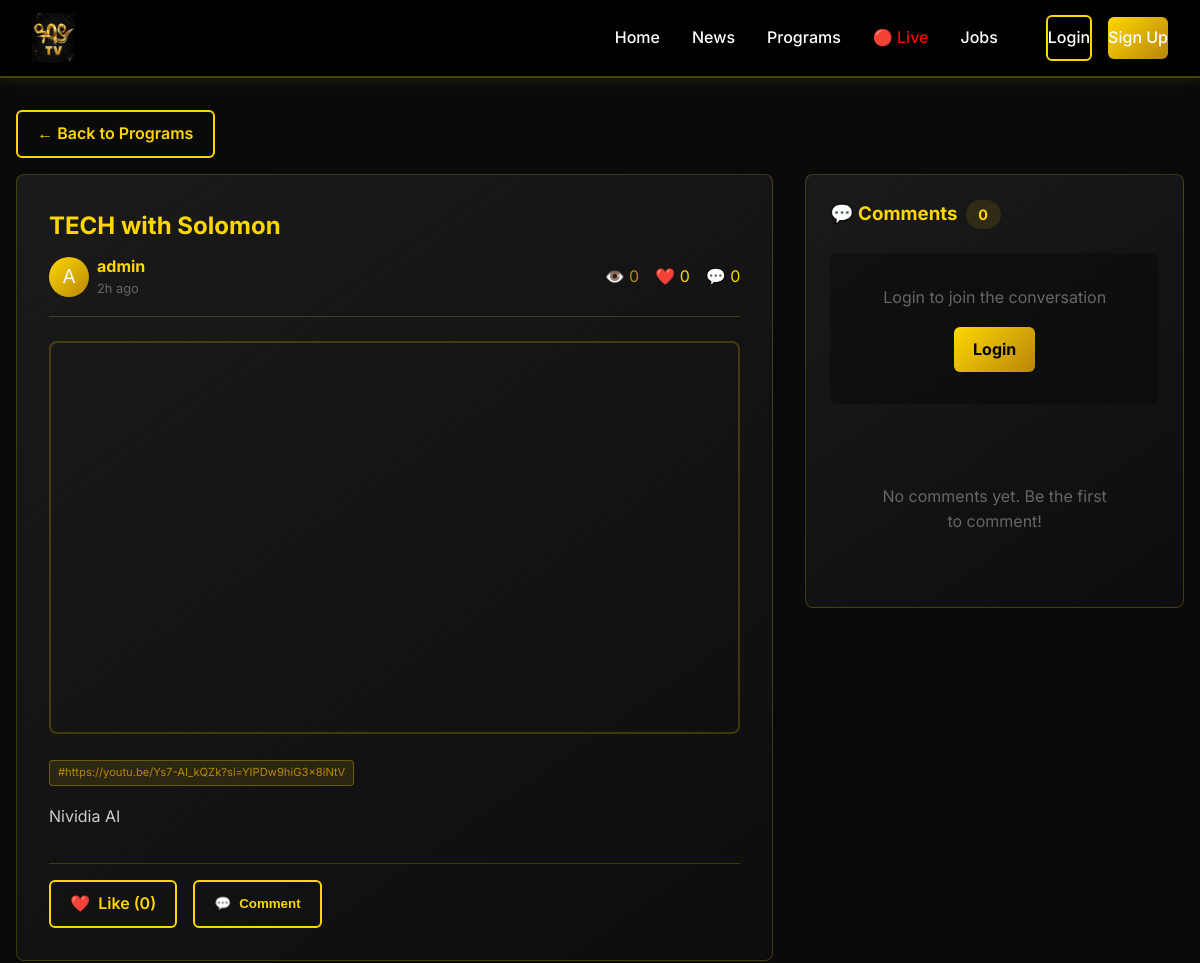
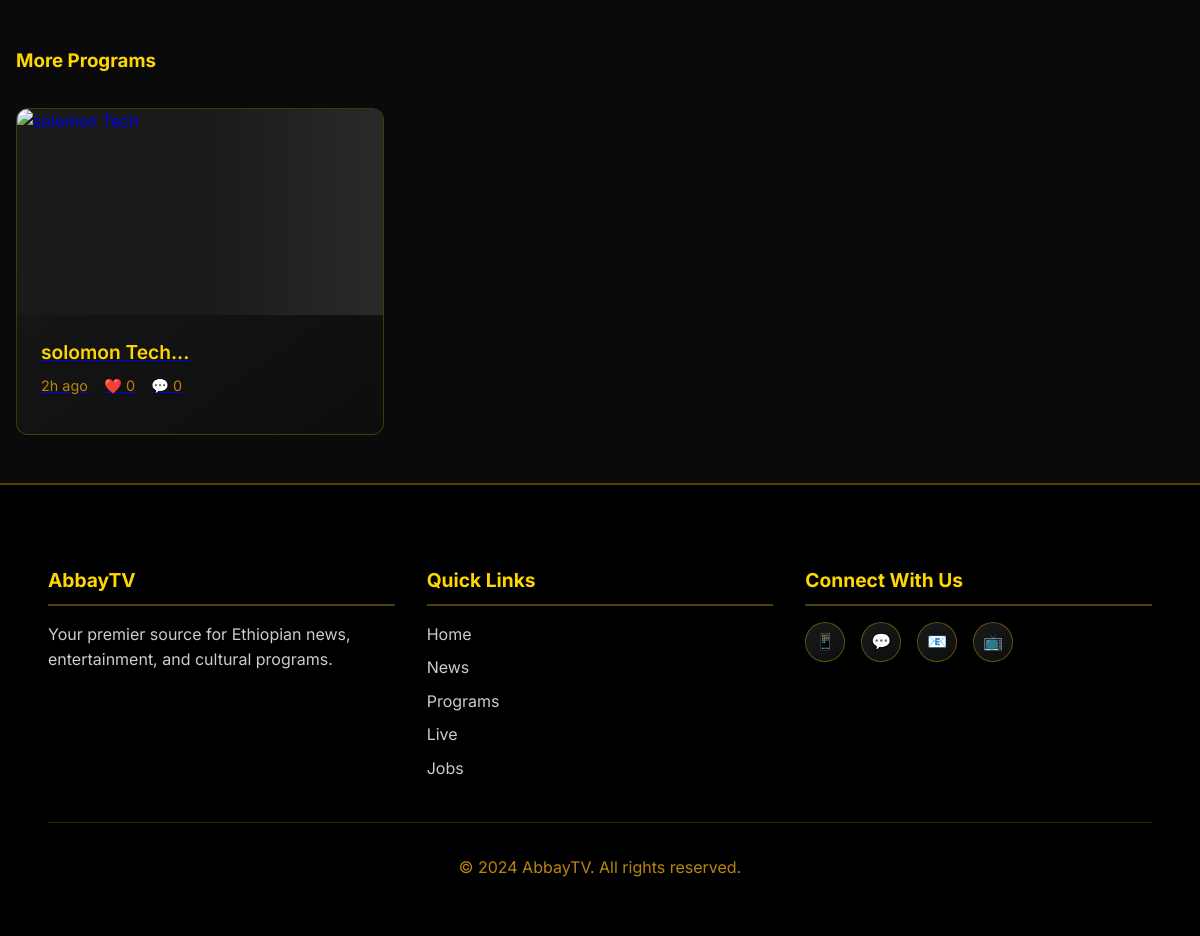
The page /programs/2 on the database its author committed (2 pictures, top to bottom).
### app.py (models this page shows, shortened)
class Program(db.Model):
    __tablename__ = 'programs'
    id = db.Column(db.Integer, primary_key=True)
    title = db.Column(db.String(200), nullable=False)
    youtube_url = db.Column(db.String(200), nullable=False)
    description = db.Column(db.Text, nullable=False)
    category_id = db.Column(db.Integer, db.ForeignKey('categories.id'), nullable=False, default=1)
    author_id = db.Column(db.Integer, db.ForeignKey('users.id'), nullable=False)
    views = db.Column(db.Integer, default=0)
    tags = db.Column(db.String(200), default='')
    created_at = db.Column(db.DateTime, default=datetime.utcnow)
    author = db.relationship('User', backref='programs')
    category = db.relationship('Category')
    comments = db.relationship('ProgramComment', backref='post', lazy=True, cascade='all, delete-orphan', order_by='ProgramComment.created_at.desc()')
    likes = db.relationship('ProgramLike', backref='post', lazy=True, cascade='all, delete-orphan')
    @property
    def like_count(self):
        return len(self.likes)
    @property
    def comment_count(self):
        return len(self.comments)

class User(UserMixin, db.Model):
    __tablename__ = 'users'
    id = db.Column(db.Integer, primary_key=True)
    username = db.Column(db.String(80), unique=True, nullable=False)
    email = db.Column(db.String(120), unique=True, nullable=False)
    password_hash = db.Column(db.String(128), nullable=False)
    bio = db.Column(db.String(200), default='')
    profile_pic = db.Column(db.String(200), default='default.jpg')
    is_verified = db.Column(db.Boolean, default=False)
    is_admin = db.Column(db.Boolean, default=False)
    created_at = db.Column(db.DateTime, default=datetime.utcnow)
    news_comments = db.relationship('NewsComment', backref='author', lazy=True, cascade='all, delete-orphan')
    program_comments = db.relationship('ProgramComment', backref='author', lazy=True, cascade='all, delete-orphan')
    news_likes = db.relationship('NewsLike', backref='user', lazy=True, cascade='all, delete-orphan')
    program_likes = db.relationship('ProgramLike', backref='user', lazy=True, cascade='all, delete-orphan')

### app.py (the view)
@app.route('/programs/<int:id>')
def program_detail(id):
    program = Program.query.get_or_404(id)
    program.views += 1
    db.session.commit()
    comments = ProgramComment.query.filter_by(post_id=id, parent_id=None).order_by(ProgramComment.created_at.desc()).all()
    related_programs = Program.query.filter(
        Program.category_id == program.category_id,
        Program.id != program.id
    ).order_by(Program.created_at.desc()).limit(4).all()
    return render_template('program-detail.html', program=program, comments=comments, related_programs=related_programs)

### templates/program-detail.html (shortened to what this page needs)
{% extends "base.html" %}
{% block content %}
<div class="container">
    <a href="{{ url_for('programs') }}" class="btn btn-secondary" style="margin-bottom: 1rem;">← Back to Programs</a>
    <div class="program-container" style="display: grid; grid-template-columns: 2fr 1fr; gap: 2rem;">
        <div class="program-main">
            <article style="background: linear-gradient(145deg, #1A1A1A 0%, #0D0D0D 100%); padding: 2rem; border-radius: 8px; border: 1px solid rgba(255, 215, 0, 0.2);">
                <h1 style="color: #FFD700; margin-bottom: 0.5rem;">{{ program.title }}</h1>
                <div class="post-meta" style="display: flex; align-items: center; gap: 1rem; margin-bottom: 1.5rem; padding-bottom: 1rem; border-bottom: 1px solid rgba(255, 215, 0, 0.2);">
                    <div style="display: flex; align-items: center; gap: 0.5rem;">
                        <div style="width: 40px; height: 40px; border-radius: 50%; background: linear-gradient(135deg, #FFD700 0%, #B8860B 100%); display: flex; align-items: center; justify-content: center; font-size: 1.2rem;">
                            {{ program.author.username[0]|upper }}
                        </div>
                        <div>
                            <div style="font-weight: bold; color: #FFD700;">{{ program.author.username }}</div>
                            <div style="font-size: 0.8rem; color: #666;">{{ time_ago(program.created_at) }} ago</div>
                        </div>
                    </div>
                    <div style="display: flex; gap: 1rem; margin-left: auto;">
                        <span style="color: #B8860B;">👁️ {{ program.views }}</span>
                        <span style="color: #FFD700;" id="like-count-{{ program.id }}">❤️ {{ program.like_count }}</span>
                        <span style="color: #FFD700;" id="comment-count-{{ program.id }}">💬 {{ program.comment_count }}</span>
                    </div>
                </div>
                <div class="video-container" style="position: relative; padding-bottom: 56.25%; height: 0; overflow: hidden; margin: 1.5rem 0; border-radius: 8px; border: 2px solid rgba(255, 215, 0, 0.2);">
                    <iframe src="{{ get_youtube_embed(program.youtube_url) }}"
                            style="position: absolute; top: 0; left: 0; width: 100%; height: 100%;"
                            frameborder="0"
                            allowfullscreen>
                    </iframe>
                </div>
                {% if program.tags %}
                <div style="margin: 1rem 0;">
                    {% for tag in program.tags.split(',') %}
                    <span class="tag" style="display: inline-block; margin-right: 0.5rem;">#{{ tag.strip() }}</span>
                    {% endfor %}
                </div>
                {% endif %}
                <div style="line-height: 1.8; color: #CCCCCC;">
                    <p>{{ program.description }}</p>
                </div>
                <div style="display: flex; gap: 1rem; margin-top: 2rem; padding-top: 1rem; border-top: 1px solid rgba(255, 215, 0, 0.2);">
                    {% if current_user.is_authenticated %}
                    <button class="like-btn btn {% if program.is_liked_by(current_user) %}btn-primary{% else %}btn-secondary{% endif %}"
                            data-type="program"
                            data-id="{{ program.id }}"
                            style="display: flex; align-items: center; gap: 0.5rem;">
                        <span>❤️</span>
                        <span class="like-text">{% if program.is_liked_by(current_user) %}Liked{% else %}Like{% endif %}</span>
                        <span class="like-count">({{ program.like_count }})</span>
                    </button>
                    {% else %}
                    <a href="{{ url_for('login') }}" class="btn btn-secondary" style="display: flex; align-items: center; gap: 0.5rem;">
                        <span>❤️</span>
                        <span>Like ({{ program.like_count }})</span>
                    </a>
                    {% endif %}
                    <button class="btn btn-secondary" onclick="document.getElementById('comment-input').focus()" style="display: flex; align-items: center; gap: 0.5rem;">
                        <span>💬</span>
                        <span>Comment</span>
                    </button>
                </div>
            </article>
        </div>
        <div class="comments-sidebar" style="background: linear-gradient(145deg, #1A1A1A 0%, #0D0D0D 100%); padding: 1.5rem; border-radius: 8px; border: 1px solid rgba(255, 215, 0, 0.2); height: fit-content; position: sticky; top: 100px;">
            <h3 style="color: #FFD700; margin-bottom: 1.5rem; display: flex; align-items: center; gap: 0.5rem;">
                <span>💬 Comments</span>
                <span style="background: rgba(255, 215, 0, 0.1); padding: 0.2rem 0.8rem; border-radius: 20px; font-size: 0.9rem;">{{ program.comment_count }}</span>
            </h3>
            {% if current_user.is_authenticated %}
            <div class="comment-input-section" style="margin-bottom: 2rem;">
                <div style="display: flex; gap: 1rem; align-items: flex-start;">
                    <div style="width: 35px; height: 35px; border-radius: 50%; background: linear-gradient(135deg, #FFD700 0%, #B8860B 100%); display: flex; align-items: center; justify-content: center; font-size: 1rem;">
                        {{ current_user.username[0]|upper }}
                    </div>
                    <div style="flex: 1;">
                        <textarea id="comment-input" class="form-input" placeholder="Add a comment..." rows="2" style="width: 100%; margin-bottom: 0.5rem;"></textarea>
                        <button class="btn btn-primary" onclick="postComment({{ program.id }})" style="float: right;">Post</button>
                    </div>
                </div>
            </div>
            {% else %}
            <div style="text-align: center; padding: 2rem; background: rgba(0,0,0,0.3); border-radius: 8px; margin-bottom: 2rem;">
                <p style="color: #666; margin-bottom: 1rem;">Login to join the conversation</p>
                <a href="{{ url_for('login') }}" class="btn btn-primary">Login</a>
            </div>
            {% endif %}
            <div class="comments-list" id="comments-list" style="max-height: 500px; overflow-y: auto;">
                {% for comment in comments %}
                <div class="comment-item" id="comment-{{ comment.id }}" style="margin-bottom: 1.5rem;">
                    <div style="display: flex; gap: 1rem;">
                        <div style="width: 35px; height: 35px; border-radius: 50%; background: linear-gradient(135deg, #FFD700 0%, #B8860B 100%); display: flex; align-items: center; justify-content: center; font-size: 1rem; flex-shrink: 0;">
                            {{ comment.author.username[0]|upper }}
                        </div>
                        <div style="flex: 1;">
                            <div style="background: rgba(255, 215, 0, 0.05); padding: 0.8rem; border-radius: 8px;">
                                <div style="display: flex; justify-content: space-between; margin-bottom: 0.3rem;">
                                    <span style="font-weight: bold; color: #FFD700;">{{ comment.author.username }}</span>
                                    <span style="font-size: 0.7rem; color: #666;">{{ comment.time_ago }}</span>
                                </div>
                                <p style="color: #FFF; margin: 0;">{{ comment.content }}</p>
                            </div>
                            <button class="reply-btn" style="background: none; border: none; color: #B8860B; font-size: 0.8rem; margin-top: 0.3rem; margin-left: 0.5rem; cursor: pointer;" onclick="showReplyInput({{ comment.id }})">
                                Reply
                            </button>
                            <div id="reply-input-{{ comment.id }}" style="display: none; margin-top: 0.5rem;">
                                <div style="display: flex; gap: 0.5rem;">
                                    <input type="text" id="reply-content-{{ comment.id }}" class="form-input" placeholder="Write a reply..." style="flex: 1;">
                                    <button class="btn btn-primary btn-small" onclick="postReply({{ program.id }}, {{ comment.id }})">Post</button>
                                </div>
                            </div>
                            {% if comment.replies.count() > 0 %}
                            <div style="margin-left: 2rem; margin-top: 0.8rem;">
                                {% for reply in comment.replies %}
                                <div style="display: flex; gap: 1rem; margin-bottom: 0.8rem;">
                                    <div style="width: 30px; height: 30px; border-radius: 50%; background: linear-gradient(135deg, #FFD700 0%, #B8860B 100%); display: flex; align-items: center; justify-content: center; font-size: 0.8rem; flex-shrink: 0;">
                                        {{ reply.author.username[0]|upper }}
                                    </div>
                                    <div style="flex: 1;">
                                        <div style="background: rgba(255, 215, 0, 0.02); padding: 0.5rem; border-radius: 6px;">
                                            <div style="display: flex; justify-content: space-between;">
                                                <span style="font-weight: bold; color: #FFD700; font-size: 0.9rem;">{{ reply.author.username }}</span>
                                                <span style="font-size: 0.7rem; color: #666;">{{ reply.time_ago }}</span>
                                            </div>
                                            <p style="color: #CCC; font-size: 0.9rem; margin: 0.2rem 0 0 0;">{{ reply.content }}</p>
                                        </div>
                                    </div>
                                </div>
                                {% endfor %}
                            </div>
                            {% endif %}
                        </div>
                    </div>
                </div>
                {% else %}
                <div style="text-align: center; padding: 3rem; color: #666;">
                    <p>No comments yet. Be the first to comment!</p>
                </div>
                {% endfor %}
            </div>
        </div>
    </div>
    {% if related_programs %}
    <div style="margin-top: 3rem;">
        <h3 style="color: #FFD700; margin-bottom: 1.5rem;">More Programs</h3>
        <div class="thumbnail-grid">
            {% for item in related_programs %}
            <div class="thumbnail-card">
                <a href="{{ url_for('program_detail', id=item.id) }}">
                    <div class="thumbnail-image">
                    </div>
                    <div class="thumbnail-content">
                        <h4 class="thumbnail-title">{{ item.title[:50] }}...</h4>
                        <div class="thumbnail-meta">
                            <span>{{ time_ago(item.created_at) }} ago</span>
                            <span>❤️ {{ item.like_count }}</span>
                            <span>💬 {{ item.comment_count }}</span>
                        </div>
                    </div>
                </a>
            </div>
            {% endfor %}
        </div>
    </div>
    {% endif %}
</div>
{% endblock %}

### rows shown on the page
Program: title "TECH with Solomon", created_at "2h", views "0", strip "https://youtu.be/Ys7-AI_kQZk?si=YIPDw9hiG3x8iNtV", description "Nividia AI"
User: author "A", author.username "admin"
Program: title "solomon Tech", created_at "2h", like_count "0", comment_count "0"

### other values the page prints
{{ program.like_count }} "0"
{{ program.comment_count }} "0"
